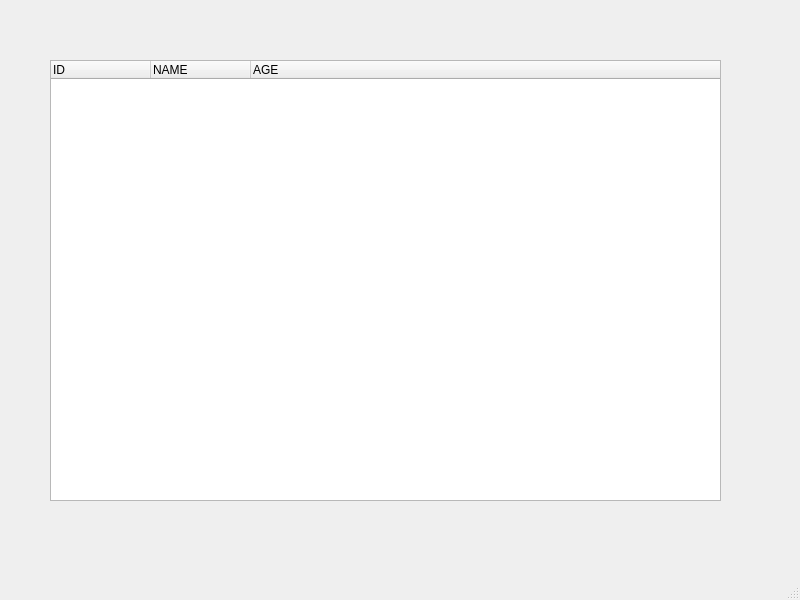
<?xml version="1.0" encoding="UTF-8"?>
<ui version="4.0">
 <class>MainWindow</class>
 <widget class="QMainWindow" name="MainWindow">
  <property name="geometry">
   <rect>
    <x>0</x>
    <y>0</y>
    <width>800</width>
    <height>600</height>
   </rect>
  </property>
  <property name="windowTitle">
   <string>TreeView</string>
  </property>
  <widget class="QWidget" name="centralwidget">
   <widget class="QTreeWidget" name="treeWidget">
    <property name="geometry">
     <rect>
      <x>50</x>
      <y>60</y>
      <width>671</width>
      <height>441</height>
     </rect>
    </property>
    <property name="selectionMode">
     <enum>QAbstractItemView::SingleSelection</enum>
    </property>
    <column>
     <property name="text">
      <string>ID</string>
     </property>
    </column>
    <column>
     <property name="text">
      <string>NAME</string>
     </property>
    </column>
    <column>
     <property name="text">
      <string>AGE</string>
     </property>
    </column>
   </widget>
  </widget>
  <widget class="QMenuBar" name="menubar">
   <property name="geometry">
    <rect>
     <x>0</x>
     <y>0</y>
     <width>800</width>
     <height>23</height>
    </rect>
   </property>
  </widget>
  <widget class="QStatusBar" name="statusbar"/>
 </widget>
 <resources/>
 <connections/>
</ui>
